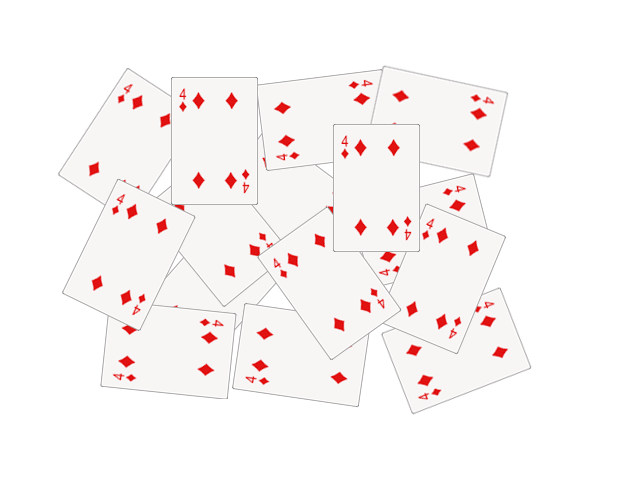
#> input picture seminars/seminar_06/data/cards.png, 640 x 480 px
$ jupyter execute Seminar_6.ipynb   (older library calls are emulated)
#> lines starting #> are read from the running program, lines starting #| are printed output that depends on the picture; after the words box and inside, x2 and y2 are one past the last pixel; in counts of white or black regions, pixels touching at a corner belong together
# Семинар 6 - Классические алгоритмы сегментации изображения и обнаружения объектов

**Данный семинар содержит ДЗ**

***

[cell 1]
import random as rng

import cv2
import numpy as np
import matplotlib.pyplot as plt

rng.seed(12345)

[cell 2]
# !mkdir -p data
# !wget https://github.com/opencv/opencv/raw/4.x/samples/data/cards.png -O data/cards.png

# Image Segmentation with Distance Transform and Watershed Algorithm

Источник - https://docs.opencv.org/3.4/d2/dbd/tutorial_distance_transform.html

В этом семинаре вы узнаете, как:

- Использовать `cv2.filter2D`, чтобы выполнить фильтрацию Лапласа для повышения резкости изображения.
- Использовать `cv2.distanceTransform`, чтобы получить производное представление двоичного изображения, где значение каждого пикселя заменяется его расстоянием до ближайшего пикселя фона.
- Использовать `cv2.watershed`, чтобы изолировать объекты на изображении от фона.

[cell 3]
img_src = cv2.cvtColor(cv2.imread("data/cards.png"), cv2.COLOR_BGR2RGB)
plt.imshow(img_src);

[cell 4]
# Change the background from white to black, since that will help later to extract
# better results during the use of Distance Transform
img = img_src.copy()
img[np.all(img == 255, axis=2)] = 0

plt.imshow(img);

[cell 5]
# Create a kernel that we will use to sharpen our image
# an approximation of second derivative, a quite strong kernel
kernel = np.array(
    [[  1,  1,  1],
     [  1, -8,  1],
     [  1,  1,  1]], dtype=np.float32)
# do the laplacian filtering as it is
# well, we need to convert everything in something more deeper then CV_8U
# because the kernel has some negative values,
# and we can expect in general to have a Laplacian image with negative values
# BUT a 8bits unsigned int (the one we are working with) can contain values from 0 to 255
# so the possible negative number will be truncated
imgLaplacian = cv2.filter2D(img, cv2.CV_32F, kernel)
sharp = np.float32(img)
imgResult = sharp - imgLaplacian

# convert back to 8bits gray scale
imgResult = np.clip(imgResult, 0, 255)
imgResult = imgResult.astype('uint8')
imgLaplacian = np.clip(imgLaplacian, 0, 255)
imgLaplacian = np.uint8(imgLaplacian)

plt.figure(figsize=(10, 5))
plt.subplot(121)
plt.imshow(imgLaplacian)
plt.title('Laplacian')
plt.subplot(122)
plt.imshow(imgResult)
plt.title('New Sharped Image');

### Бинаризация изображения

[cell 6]
# Create binary image from source image
bw = cv2.cvtColor(imgResult, cv2.COLOR_BGR2GRAY)
_, bw = cv2.threshold(bw, 40, 255, cv2.THRESH_BINARY | cv2.THRESH_OTSU)
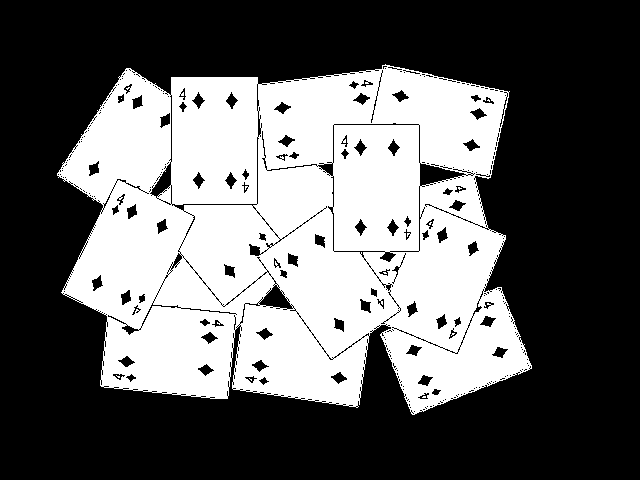
#> bw: shape (480, 640); 38.9% white; 10 white regions (9 under 20 px), largest, box (x1, y1, x2, y2) and area: (57, 64, 532, 415) 119477
plt.imshow(bw, cmap="Greys_r");

### Distance transform

[cell 7]
# Perform the distance transform algorithm
dist = cv2.distanceTransform(bw, cv2.DIST_L2, 3)
# Normalize the distance image for range = {0.0, 1.0}
# so we can visualize and threshold it
cv2.normalize(dist, dist, 0, 1.0, cv2.NORM_MINMAX)
plt.imshow(dist, cmap="Greys_r");

[cell 8]
# Threshold to obtain the peaks
# This will be the markers for the foreground objects
_, dist = cv2.threshold(dist, 0.4, 1.0, cv2.THRESH_BINARY)
#> dist: shape (480, 640) float32; values 0 (black) and 1 (white), 7.1% white; 15 white regions (1 under 20 px), largest, box (x1, y1, x2, y2) and area: (94, 228, 165, 280) 2212, (348, 159, 405, 216) 2186, (187, 112, 243, 169) 2179
# Dilate a bit the dist image
kernel1 = np.ones((3,3), dtype=np.uint8)
dist = cv2.dilate(dist, kernel1)
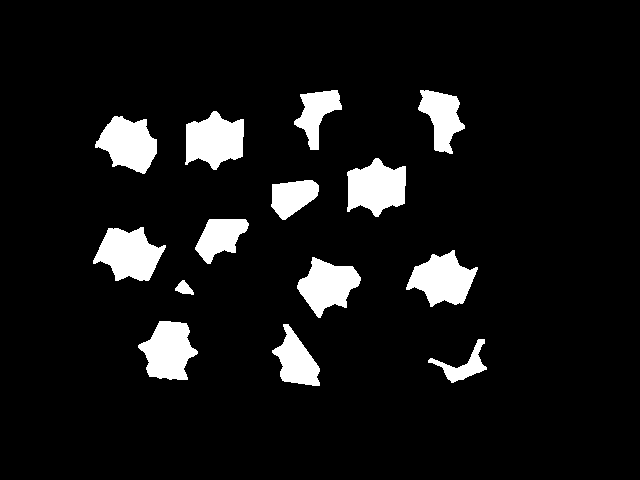
#> dist: shape (480, 640) float32; values 0 (black) and 1 (white), 8.2% white; 14 white regions, largest, box (x1, y1, x2, y2) and area: (93, 227, 166, 281) 2498, (347, 158, 406, 217) 2450, (185, 111, 244, 170) 2442
plt.imshow(dist, cmap="Greys_r");

[cell 9]
# Create the CV_8U version of the distance image
# It is needed for findContours()
dist_8u = dist.astype('uint8')
#> dist_8u: shape (480, 640); values 0 (black) and 1 (white), 8.2% white; 14 white regions
# Find total markers
contours, _ = cv2.findContours(dist_8u, cv2.RETR_EXTERNAL, cv2.CHAIN_APPROX_SIMPLE)
#> contours = 14 contours; largest, box (x1, y1, x2, y2) and area: (93, 227, 166, 281) 2396, (347, 158, 406, 217) 2348, (185, 111, 244, 170) 2340, (406, 250, 478, 307) 2280, (138, 321, 198, 380) 2240
# Create the marker image for the watershed algorithm
markers = np.zeros(dist.shape, dtype=np.int32)
# Draw the foreground markers
for i in range(len(contours)):
    cv2.drawContours(
        markers,   # image
        contours,  # contours list
        i,         # contour index to draw
        (i+1),     # color (fill value)
        -1,        # thickness (if negative - fill the contour)
    )
#> this loop made 14 passes
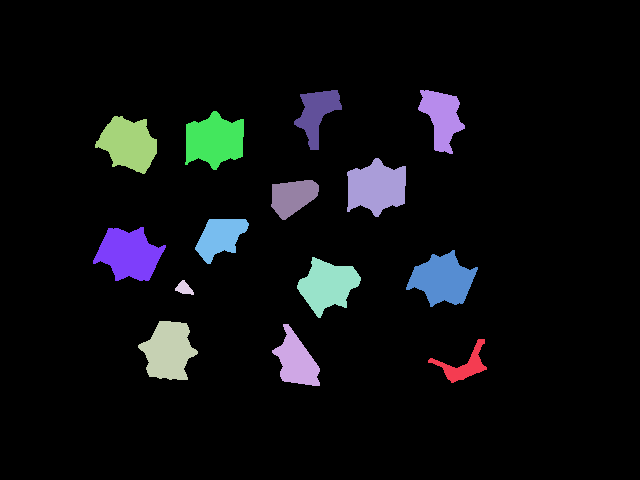
#> markers: shape (480, 640) int32; 15 distinct labels, from 0 to 14; one colour per label, 0 black
# Draw the background marker
cv2.circle(
    markers,        # image
    (5,5),          # center
    3,              # radius
    (255,255,255),  # color
    -1,             # thickness (if negative - fill)
)
#> markers: shape (480, 640) int32; 16 distinct labels, from 0 to 255

markers_8u = (markers * 10).astype('uint8')
plt.imshow(markers_8u, cmap="Greys_r");

### Алгоритм Watershed

[cell 10]
# Perform the watershed algorithm
cv2.watershed(imgResult, markers)

mark = markers.astype('uint8')
mark = cv2.bitwise_not(mark)
# uncomment this if you want to see how the mark
# image looks like at that point
# plt.imshow(mark)
# Generate random colors
colors = []
for contour in contours:
    colors.append((rng.randint(0,256), rng.randint(0,256), rng.randint(0,256)))
#> after the loop, colors = [(213, 5, 152), (188, 99, 138), (223, 82, 191), (63, 221, 133), (89, 95, 181), (46, 211, 85), (75, 105, 39), (97, 174, 164), (12, 234, 173), (13, 212, 1), (3, 83, 91), (146, 50, 212), (54, 93, 192), (119, 168, 20)]
# Create the result image
dst = np.zeros((markers.shape[0], markers.shape[1], 3), dtype=np.uint8)
# Fill labeled objects with random colors
for i in range(markers.shape[0]):
    for j in range(markers.shape[1]):
        index = markers[i,j]
        if index > 0 and index <= len(contours):
            dst[i,j,:] = colors[index-1]
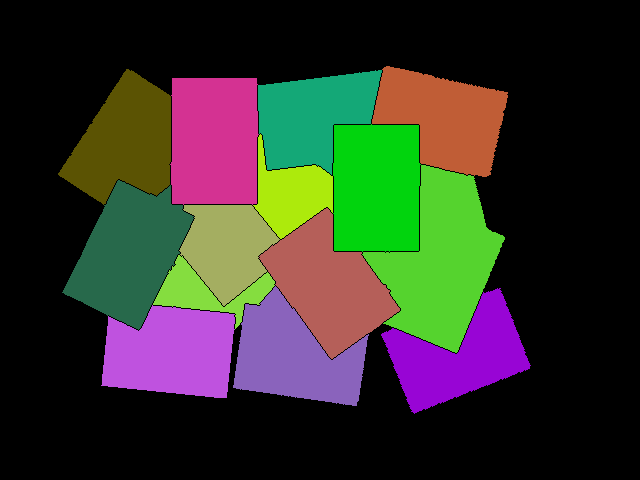
#> dst: shape (480, 640, 3); mean of channels 0, 1, 2 40.2, 50.5, 49.8; drawn as B, G, R

# Visualize the final image
plt.imshow(dst);

[cell 11]
blended = cv2.addWeighted(img_src, 0.5, dst, 0.5, 0.0)
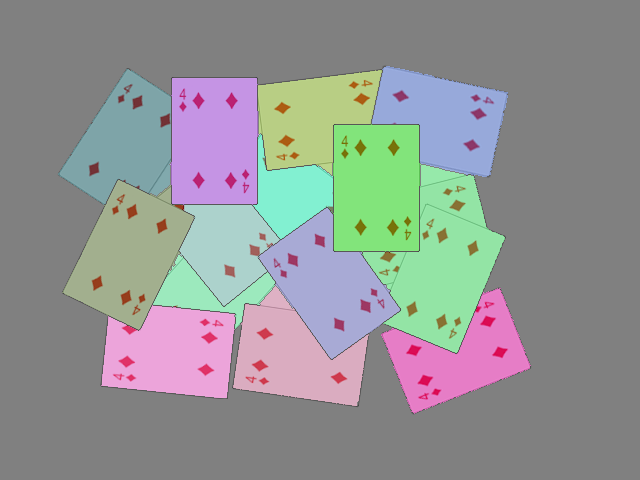
#> blended: shape (480, 640, 3); mean R, G, B 145.7, 148.4, 148.1
plt.imshow(blended);

# Домашнее задание: подсчет количества пальцев

**Это оцениваемое ДЗ**

Вам предлагается реализовать алгоритм, подсчитывающий количество пальцев.

Один из возможных вариантов решения:
- Получить бинаризованное изображение и найти контур руки;
- Построить выпуклый контур функцией `cv2.convexHull` - https://docs.opencv.org/3.4/d7/d1d/tutorial_hull.html
- Найти дефекты выпуклости контура функцией [`cv2.convexityDefects`](https://docs.opencv.org/3.4/d3/dc0/group__imgproc__shape.html#gada4437098113fd8683c932e0567f47ba)
- После некоторой фильтрации дефектов, их число будет напрямую коррелировать с числом пальцев.

**Требования:**
1. Продемонстрируйте работоспособность алгоритма на любом числе пальцев (от 0 до 5).
2. Используйте фото своей руки для демонстрации (предложенное фото лишь для отладки).

[cell 12]
img = cv2.cvtColor(cv2.imread("data/hand.jpg"), cv2.COLOR_BGR2RGB)
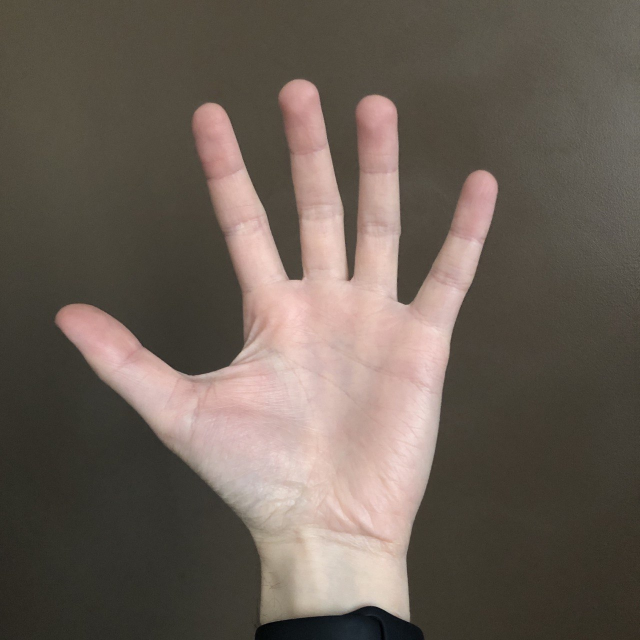
#> input picture seminars/seminar_06/data/hand.jpg, 1280 x 1280 px (shown at 1/2 size)
#> img: shape (1280, 1280, 3)
plt.imshow(img);

[cell 13]
def get_finger_count(path):

#> called with path = 'data/hand.jpg'
    img_hand_bgr = cv2.imread(path)
#> img_hand_bgr is the input picture: shape (1280, 1280, 3); mean B, G, R 85.3, 94.7, 105.7
    img_hand_rgb = cv2.cvtColor(img_hand_bgr, cv2.COLOR_BGR2RGB)
    img_gray = cv2.cvtColor(img_hand_bgr, cv2.COLOR_BGR2GRAY)

    img_blur = cv2.GaussianBlur(img_gray, (11, 11), 0)

    _, img_binary = cv2.threshold(img_blur, 0, 255, cv2.THRESH_BINARY + cv2.THRESH_OTSU)
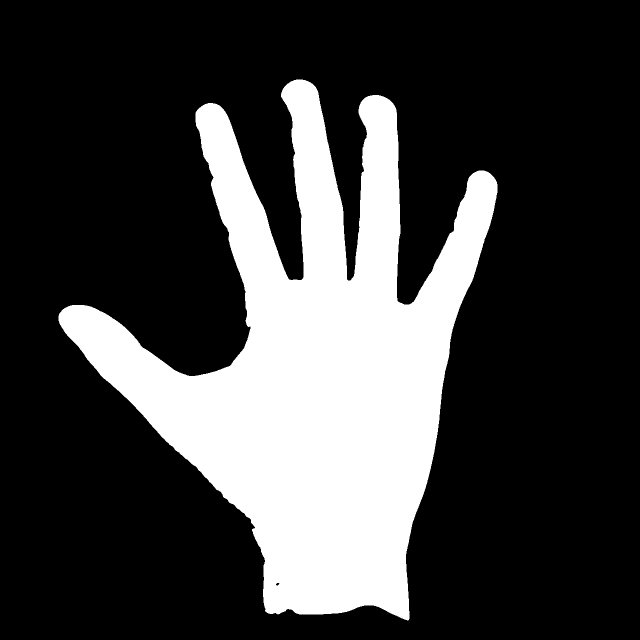
#> img_binary: shape (1280, 1280) (shown at 1/2 size); 24.7% white; 1 white region

    contours, _ = cv2.findContours(img_binary, cv2.RETR_EXTERNAL, cv2.CHAIN_APPROX_SIMPLE)
#> contours = 1 contour; box (x1, y1, x2, y2) and area: (117, 159, 995, 1241) 401536

    if not contours:
        print("Контуры не найдены!")
    else:
        hand_contour = max(contours, key=cv2.contourArea)
#> hand_contour = contour of 2203 points, box (x1, y1, x2, y2) (117, 159, 995, 1241), area 401536

        img_result = img_hand_rgb.copy()
        cv2.drawContours(img_result, [hand_contour], 0, (0, 255, 0), 2)

        hull_indices = cv2.convexHull(hand_contour, returnPoints=False)
#> hull_indices = 41 values, max 2202 at index 0, min 0 at index 40, mean 1181.9
        hull_points = cv2.convexHull(hand_contour, returnPoints=True)
#> hull_points = contour of 41 points, box (x1, y1, x2, y2) (117, 159, 995, 1241), area 636888
        cv2.drawContours(img_result, [hull_points], 0, (0, 0, 255), 2)

        defects = cv2.convexityDefects(hand_contour, hull_indices)
#> defects = 34 rows, first 6: [0, 2, 1, 186], [2, 404, 133, 99849], [404, 408, 405, 162], [408, 412, 409, 114], [412, 414, 413, 142], [414, 416, 415, 154]


        finger_count = 0
        for i in range(defects.shape[0]):
            s, e, f, d = defects[i, 0]
            start = tuple(hand_contour[s][0])
            end = tuple(hand_contour[e][0])
            far = tuple(hand_contour[f][0])

            MIN_DEPTH = 10000
            if d > MIN_DEPTH:

                v1 = np.array(start) - np.array(far)
                v2 = np.array(end) - np.array(far)
                angle = np.arccos(np.dot(v1, v2) / (np.linalg.norm(v1) * np.linalg.norm(v2)))

                if angle < np.pi / 2:
                    finger_count += 1
                    cv2.circle(img_result, far, 5, [255, 0, 0], -1)
#> this loop made 34 passes
#> (s, e, f, d, start, end, far, v1) on passes 2, 7, 15, 28, 33: (2, 404, 133, 99849, (588, 160), (416, 206), (602, 560), [-14, -400]), (417, 869, 670, 88261, (394, 220), (119, 626), (488, 696), [-94, -476]), (892, 1135, 1057, 21460, (130, 665), (531, 1223), (502, 1039), [-372, -374]), (1665, 1919, 1870, 80816, (979, 346), (778, 199), (797, 604), [182, -258]), (1935, 2200, 2061, 96180, (757, 190), (610, 160), (696, 561), [61, -371])
#> (s, e, f, d, start, end, far) on passes 1, 3, 4, 5, 6, 8: (0, 2, 1, 186, (592, 159), (588, 160), (591, 160)), (404, 408, 405, 162, (416, 206), (410, 208), (415, 207)), (408, 412, 409, 114, (410, 208), (406, 210), (409, 209)), (412, 414, 413, 142, (406, 210), (403, 212), (404, 212)), (414, 416, 415, 154, (403, 212), (399, 215), (400, 215)), (869, 871, 870, 114, (119, 626), (118, 628), (119, 627))
#> img_result: shape (1280, 1280, 3); mean R, G, B 103.7, 95.5, 85.1
#> after the loop, finger_count = 4

        final_finger_count = finger_count + 1
#> final_finger_count = 5

        if finger_count == 0:
            if cv2.contourArea(hand_contour) > 5000:
                  final_finger_count = 1
            else:
                  final_finger_count = 0

        cv2.putText(img_result, str(final_finger_count), (50, 50), cv2.FONT_HERSHEY_SIMPLEX, 2, (255, 255, 0), 3)
#> img_result: shape (1280, 1280, 3); mean R, G, B 103.7, 95.6, 85.1
        plt.figure(figsize=(8, 8))
        plt.imshow(img_result)
        plt.title(f"Подсчет пальцев: {final_finger_count}")
        plt.show()

[cell 14]
get_finger_count('data/hand.jpg')

[cell 15]
get_finger_count('data/hand2.jpg')
#> call 2 of get_finger_count, with path = 'data/hand2.jpg'
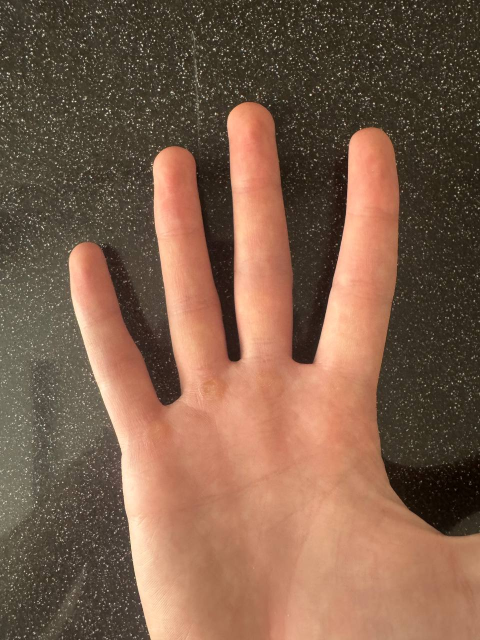
#> input picture seminars/seminar_06/data/hand2.jpg, 960 x 1280 px (shown at 1/2 size)
#> in get_finger_count, img_hand_bgr is the input picture: shape (1280, 960, 3); mean B, G, R 74.7, 94.9, 126.2
#> in get_finger_count (call 2), `_, img_binary = cv2.threshold(img_blur, 0, 255, cv2.THRESH_BINARY + cv..`:
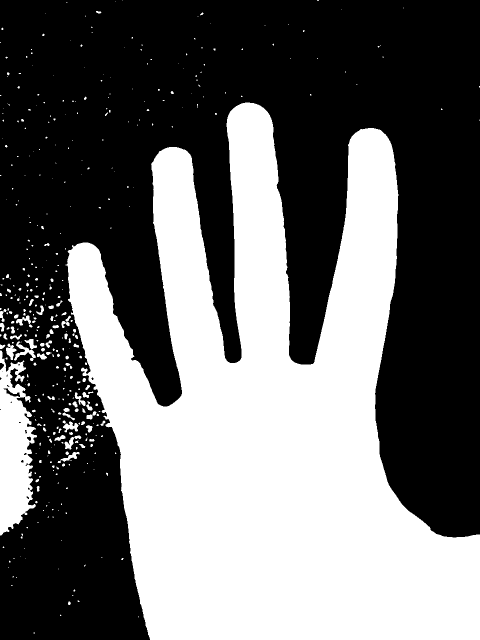
#> img_binary: shape (1280, 960) (shown at 1/2 size); 42.1% white; 419 white regions (302 under 20 px)
#> in get_finger_count (call 2), `contours, _ = cv2.findContours(img_binary, cv2.RETR_EXTERNAL, cv2.CHAI..`: contours = 419 contours, 342 with area under 20; largest, box (x1, y1, x2, y2) and area: (131, 205, 960, 1280) 487146, (0, 701, 74, 1071) 17360, (28, 683, 72, 722) 452, (12, 687, 33, 720) 308, (126, 843, 157, 865) 298
#> in get_finger_count (call 2), `hand_contour = max(contours, key=cv2.contourArea)`: hand_contour = contour of 1816 points, box (x1, y1, x2, y2) (131, 205, 960, 1280), area 487146
#> in get_finger_count (call 2), `hull_indices = cv2.convexHull(hand_contour, returnPoints=False)`: hull_indices = 31 values, max 1815 at index 0, min 0 at index 30, mean 1003.5
#> in get_finger_count (call 2), `hull_points = cv2.convexHull(hand_contour, returnPoints=True)`: hull_points = contour of 31 points, box (x1, y1, x2, y2) (131, 205, 960, 1280), area 695892
#> in get_finger_count (call 2), `cv2.drawContours(img_result, [hull_points], 0, (0, 0, 255), 2)`:
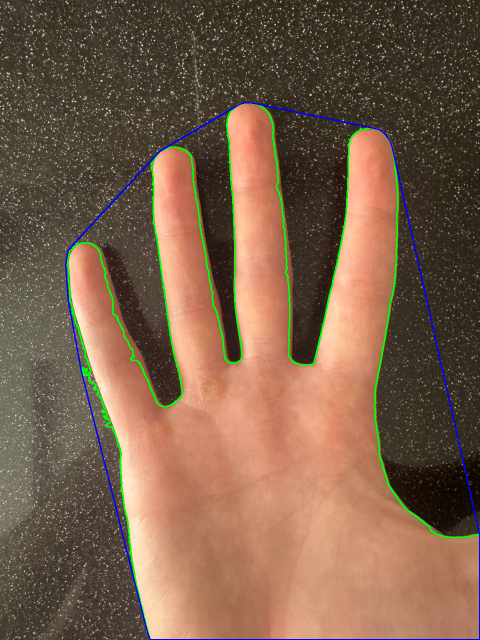
#> img_result: shape (1280, 960, 3) (shown at 1/2 size); mean R, G, B 123.5, 96.2, 75
#> in get_finger_count (call 2), `defects = cv2.convexityDefects(hand_contour, hull_indices)`: defects = 25 rows, first 6: [0, 2, 1, 201], [2, 4, 3, 162], [4, 14, 5, 114], [14, 300, 103, 113365], [301, 707, 462, 93284], [707, 717, 711, 1159]
#> the loop in get_finger_count (call 2), `for i in range(defects.shape[0]):` made 25 passes
#> (s, e, f, d, start, end, far, v1) on passes 4, 5, 14, 24: (14, 300, 103, 113365, (472, 212), (319, 302), (475, 724), [-3, -512]), (301, 707, 462, 93284, (318, 303), (144, 491), (361, 793), [-43, -490]), (1156, 1427, 1274, 41138, (959, 1069), (785, 299), (759, 913), [200, 156]), (1458, 1813, 1628, 126166, (747, 256), (507, 206), (601, 729), [146, -473])
#> (s, e, f, d, start, end, far) on passes 1, 2, 3, 6, 7, 8: (0, 2, 1, 201, (490, 205), (485, 206), (489, 206)), (2, 4, 3, 162, (485, 206), (482, 207), (484, 207)), (4, 14, 5, 114, (482, 207), (472, 212), (481, 208)), (707, 717, 711, 1159, (144, 491), (136, 501), (145, 497)), (717, 719, 718, 114, (136, 501), (135, 503), (136, 502)), (719, 734, 721, 1207, (135, 503), (131, 529), (139, 508))
#> after the loop in get_finger_count (call 2), `for i in range(defects.shape[0]):`: img_result: shape (1280, 960, 3); 0.02% of pixels changed, all inside (x1, y1, x2, y2) = (356, 719, 607, 799)
#> after the loop in get_finger_count (call 2), `for i in range(defects.shape[0]):`: finger_count = 3
#> in get_finger_count (call 2), `final_finger_count = finger_count + 1`: final_finger_count = 4
#> in get_finger_count (call 2), `cv2.putText(img_result, str(final_finger_count), (50, 50), cv2.FONT_HE..`: img_result: shape (1280, 960, 3); mean R, G, B 123.6, 96.3, 75
